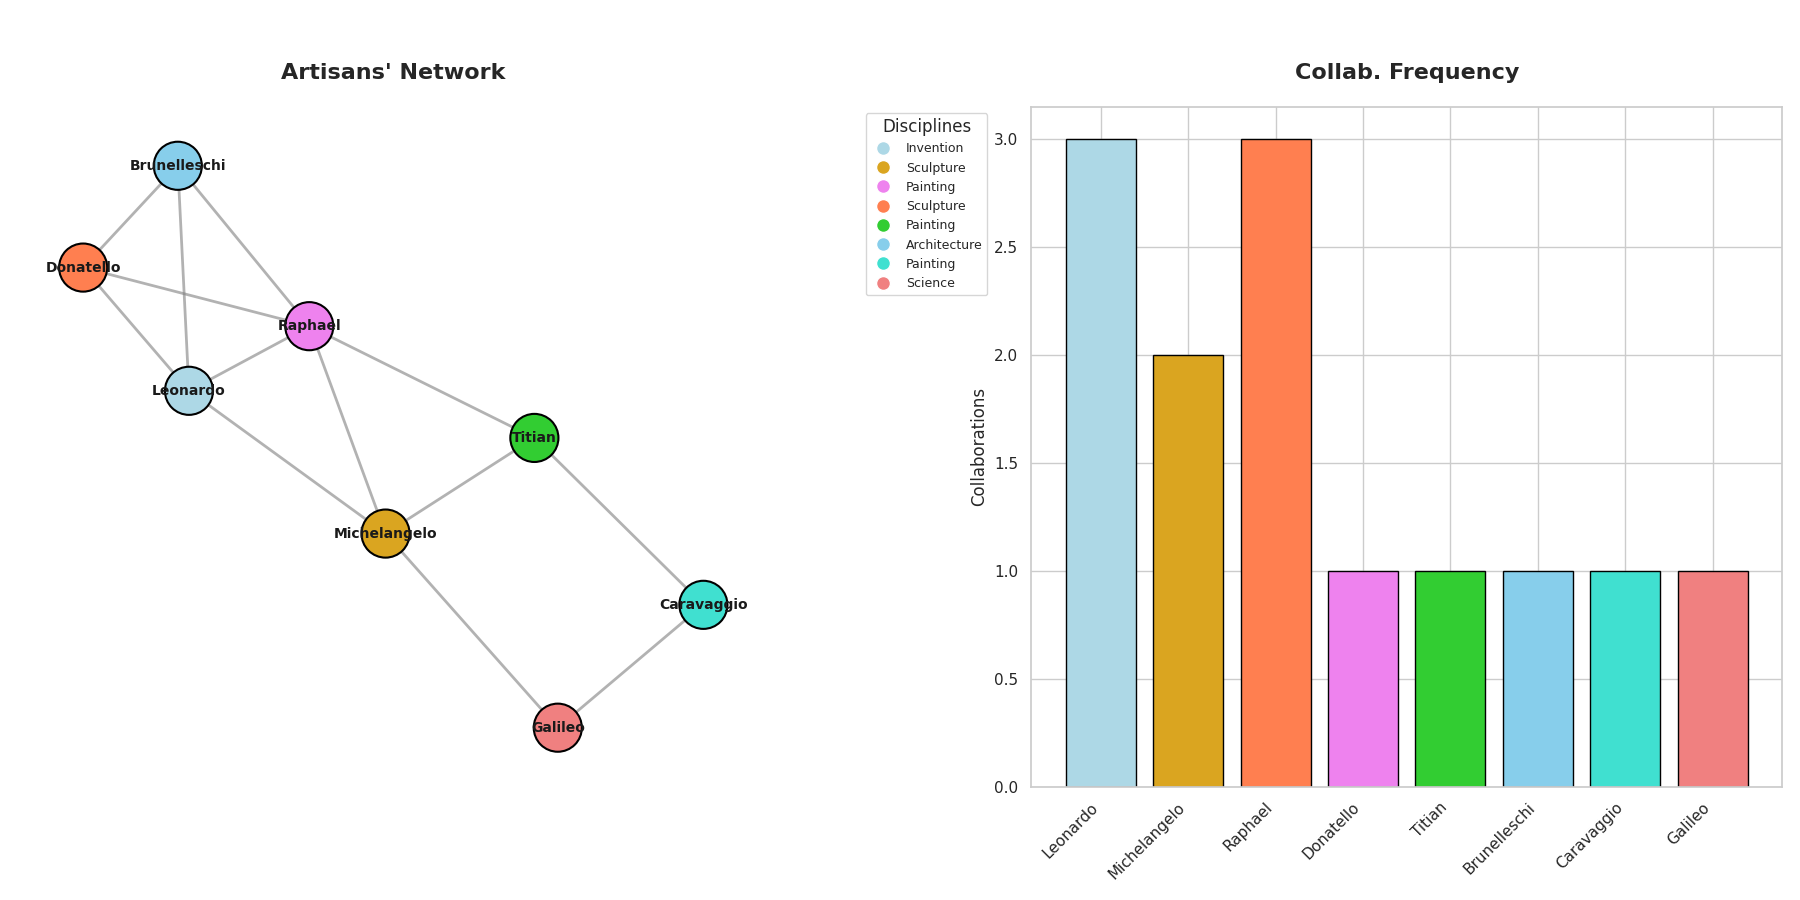

Write the Python code that produced this figure.
import matplotlib.pyplot as plt
import networkx as nx

G = nx.Graph()

collaborations = {
    'Leonardo': ['Michelangelo', 'Donatello', 'Raphael'],
    'Michelangelo': ['Raphael', 'Titian'],
    'Raphael': ['Titian', 'Donatello', 'Brunelleschi'],
    'Donatello': ['Brunelleschi'],
    'Titian': ['Caravaggio'],
    'Brunelleschi': ['Leonardo'],
    'Caravaggio': ['Galileo'],
    'Galileo': ['Michelangelo'],
}

for artist, collaborators in collaborations.items():
    for collaborator in collaborators:
        G.add_edge(artist, collaborator)

node_colors = {
    'Leonardo': 'lightblue',  
    'Michelangelo': 'goldenrod',
    'Raphael': 'violet',
    'Donatello': 'coral',
    'Titian': 'limegreen',
    'Brunelleschi': 'skyblue',
    'Caravaggio': 'turquoise',
    'Galileo': 'lightcoral',
}

node_color_list = [node_colors[node] for node in G.nodes]

collaboration_count = {artist: len(collaborators) for artist, collaborators in collaborations.items()}

fig, axes = plt.subplots(1, 2, figsize=(18, 9))

pos = nx.spring_layout(G, seed=42)
nx.draw_networkx_nodes(G, pos, ax=axes[0], node_size=1200, node_color=node_color_list, edgecolors='black', linewidths=1.5)
nx.draw_networkx_edges(G, pos, ax=axes[0], width=2, edge_color='gray', style='solid', alpha=0.6)
nx.draw_networkx_labels(G, pos, ax=axes[0], font_size=10, font_weight='bold', verticalalignment='center')
axes[0].set_title("Artisans' Network", fontsize=16, fontweight='bold', pad=20)
axes[0].axis('off')

legend_labels = {
    'lightblue': 'Invention',
    'goldenrod': 'Sculpture',
    'violet': 'Painting',
    'coral': 'Sculpture',
    'limegreen': 'Painting',
    'skyblue': 'Architecture',
    'turquoise': 'Painting',
    'lightcoral': 'Science',
}
handles = [plt.Line2D([0], [0], marker='o', color='w', label=label, markerfacecolor=color, markersize=10) for color, label in legend_labels.items()]
axes[0].legend(handles=handles, loc='upper right', title="Disciplines", fontsize=9, bbox_to_anchor=(1.3, 1))

axes[1].bar(collaboration_count.keys(), collaboration_count.values(), color=node_color_list, edgecolor='black')
axes[1].set_title("Collab. Frequency", fontsize=16, fontweight='bold', pad=20)
axes[1].set_ylabel("Collaborations", fontsize=12)
axes[1].set_xticklabels(collaboration_count.keys(), rotation=45, ha='right')

plt.tight_layout(rect=[0, 0, 1, 0.95])
plt.show()
